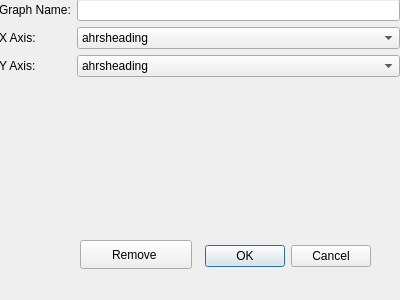
<?xml version="1.0" encoding="UTF-8"?>
<ui version="4.0">
 <class>Dialog</class>
 <widget class="QDialog" name="Dialog">
  <property name="geometry">
   <rect>
    <x>0</x>
    <y>0</y>
    <width>400</width>
    <height>300</height>
   </rect>
  </property>
  <property name="windowTitle">
   <string>Dialog</string>
  </property>
  <widget class="QDialogButtonBox" name="buttonBox">
   <property name="geometry">
    <rect>
     <x>30</x>
     <y>240</y>
     <width>341</width>
     <height>32</height>
    </rect>
   </property>
   <property name="orientation">
    <enum>Qt::Horizontal</enum>
   </property>
   <property name="standardButtons">
    <set>QDialogButtonBox::Cancel|QDialogButtonBox::Ok</set>
   </property>
  </widget>
  <widget class="QWidget" name="formLayoutWidget">
   <property name="geometry">
    <rect>
     <x>-1</x>
     <y>-1</y>
     <width>401</width>
     <height>231</height>
    </rect>
   </property>
   <layout class="QFormLayout" name="formLayout">
    <property name="fieldGrowthPolicy">
     <enum>QFormLayout::AllNonFixedFieldsGrow</enum>
    </property>
    <item row="0" column="0">
     <widget class="QLabel" name="label">
      <property name="text">
       <string>Graph Name:</string>
      </property>
     </widget>
    </item>
    <item row="1" column="0">
     <widget class="QLabel" name="label_2">
      <property name="text">
       <string>X Axis:</string>
      </property>
     </widget>
    </item>
    <item row="1" column="1">
     <widget class="QComboBox" name="comboBox">
      <item>
       <property name="text">
        <string>ahrsheading</string>
       </property>
      </item>
      <item>
       <property name="text">
        <string>ahrsyaw</string>
       </property>
      </item>
      <item>
       <property name="text">
        <string>ahrspitch</string>
       </property>
      </item>
      <item>
       <property name="text">
        <string>dvlx</string>
       </property>
      </item>
      <item>
       <property name="text">
        <string>dvly</string>
       </property>
      </item>
      <item>
       <property name="text">
        <string>dvlz</string>
       </property>
      </item>
      <item>
       <property name="text">
        <string>Time</string>
       </property>
      </item>
     </widget>
    </item>
    <item row="2" column="0">
     <widget class="QLabel" name="label_3">
      <property name="text">
       <string>Y Axis:</string>
      </property>
     </widget>
    </item>
    <item row="2" column="1">
     <widget class="QComboBox" name="comboBox_2">
      <item>
       <property name="text">
        <string>ahrsheading</string>
       </property>
      </item>
      <item>
       <property name="text">
        <string>ahrsyaw</string>
       </property>
      </item>
      <item>
       <property name="text">
        <string>ahrspitch</string>
       </property>
      </item>
      <item>
       <property name="text">
        <string>dvlx</string>
       </property>
      </item>
      <item>
       <property name="text">
        <string>dvly</string>
       </property>
      </item>
      <item>
       <property name="text">
        <string>dvlz</string>
       </property>
      </item>
     </widget>
    </item>
    <item row="0" column="1">
     <widget class="QLineEdit" name="graphNameLineEdit"/>
    </item>
   </layout>
  </widget>
  <widget class="QPushButton" name="removeGraphButton">
   <property name="geometry">
    <rect>
     <x>80</x>
     <y>240</y>
     <width>112</width>
     <height>29</height>
    </rect>
   </property>
   <property name="text">
    <string>Remove </string>
   </property>
  </widget>
 </widget>
 <resources/>
 <connections>
  <connection>
   <sender>buttonBox</sender>
   <signal>accepted()</signal>
   <receiver>Dialog</receiver>
   <slot>accept()</slot>
   <hints>
    <hint type="sourcelabel">
     <x>248</x>
     <y>254</y>
    </hint>
    <hint type="destinationlabel">
     <x>157</x>
     <y>274</y>
    </hint>
   </hints>
  </connection>
  <connection>
   <sender>buttonBox</sender>
   <signal>rejected()</signal>
   <receiver>Dialog</receiver>
   <slot>reject()</slot>
   <hints>
    <hint type="sourcelabel">
     <x>316</x>
     <y>260</y>
    </hint>
    <hint type="destinationlabel">
     <x>286</x>
     <y>274</y>
    </hint>
   </hints>
  </connection>
 </connections>
</ui>
